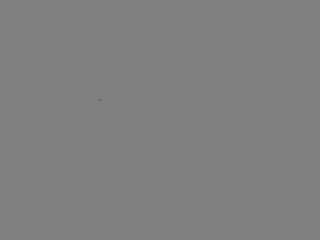
Frame 1 (no input)
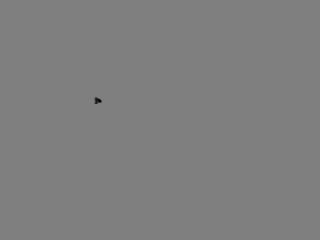
Frame 60 (no input)
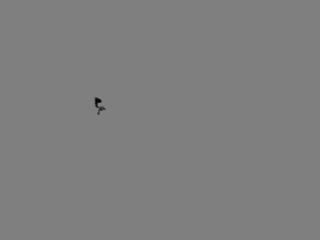
Frame 120 (the mouse pressed at the canvas centre since frame 60)

The p5.js sketch that drew these frames (run headless with seeded random() and noise() and a simulated clock; from frame 60 on, the mouse is pressed at the canvas centre):

// p5.js sketch
// ── sketch.js
// The Nature of Code
// Daniel Shiffman
// http://natureofcode.com

let walker;

function setup() {
  createCanvas(320, 240);
  walker = new Walker(100, 100);


  background(127);
}

function draw() {
  walker.render();
  walker.step();
}
// ── walker.js
class Walker {
  constructor(x,y) {
    this.x = x;
    this.y = y;
  }
  
  copy(jsonstring) {
    
  }

  render() {
    stroke(0);
    point(this.x, this.y);
  }

  step() {
    let choice = floor(random(4));
    if (choice === 0) {
      this.x++;
    } else if (choice == 1) {
      this.x--;
    } else if (choice == 2) {
      this.y++;
    } else {
      this.y--;
    }
    this.x = constrain(this.x, 0, width - 1);
    this.y = constrain(this.y, 0, height - 1);
  }
}
